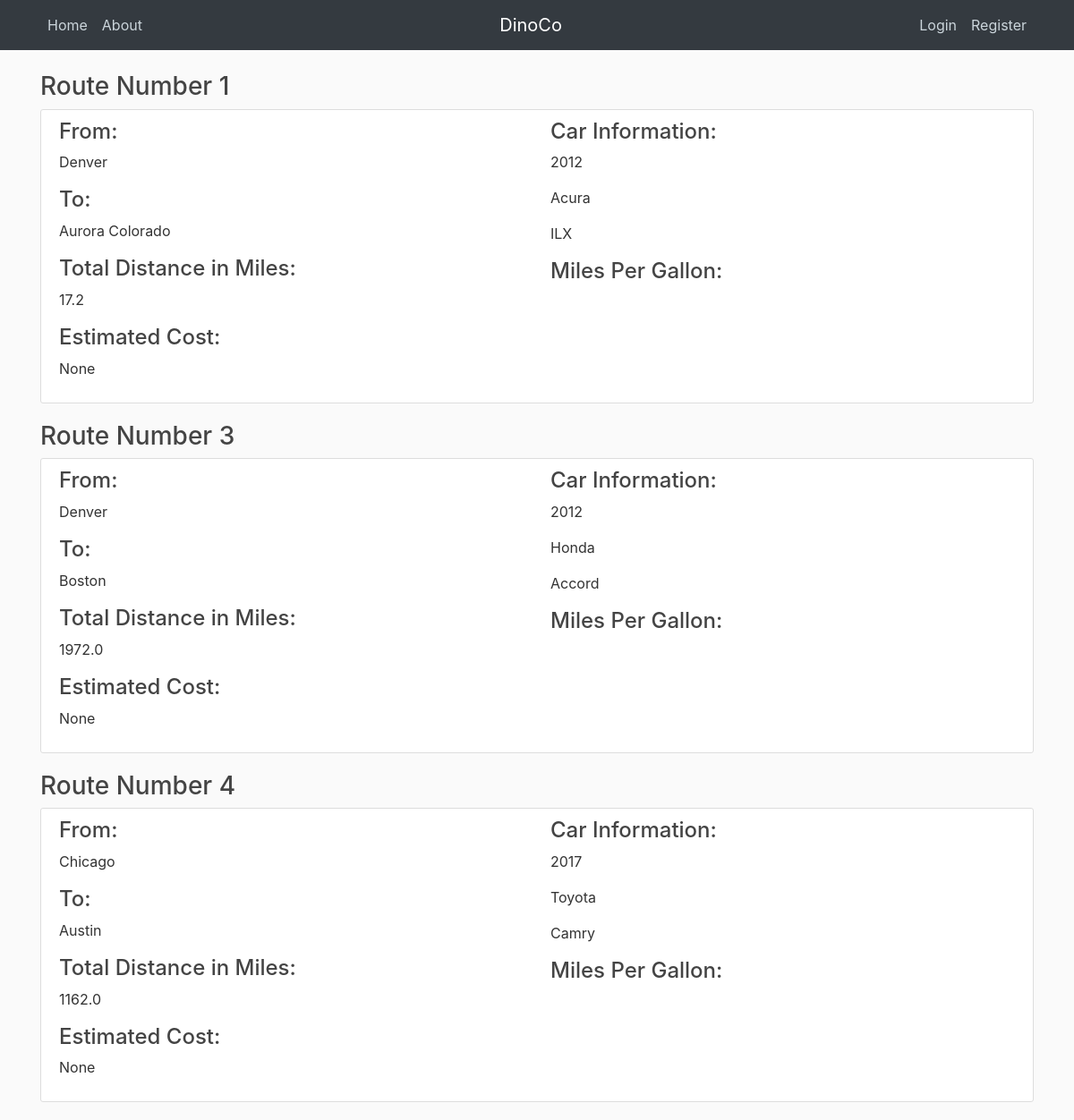
Page /home on the earlier database version.
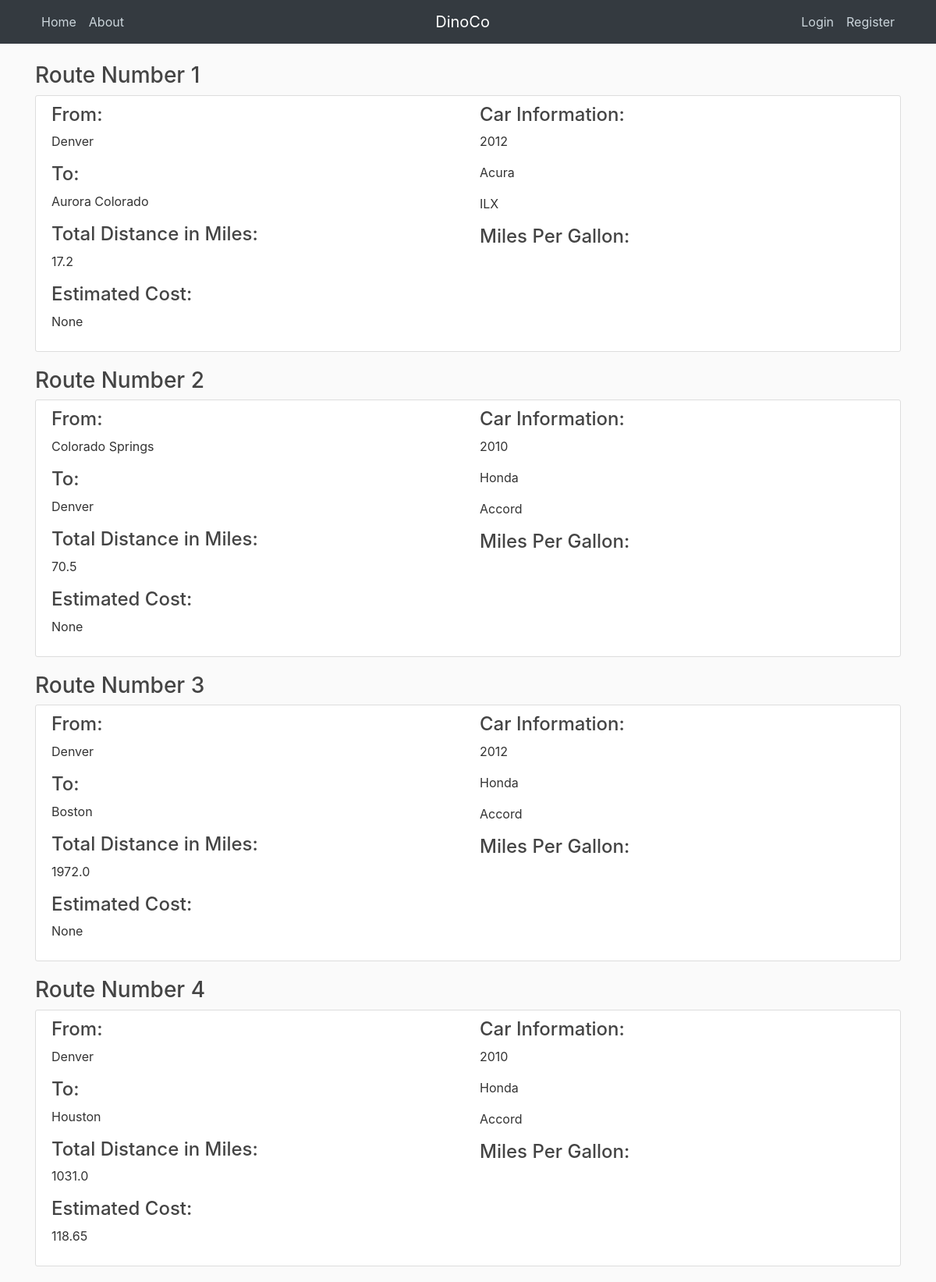
Same page on the later database version.
### travelapp/models.py (models this page shows, shortened)
class Routes(db.Model):
    id = db.Column(db.Integer, primary_key=True)
    start = db.Column(db.String(120), nullable=False)
    end = db.Column(db.String(120), nullable=False)
    make = db.Column(db.String(20), nullable=False)
    model = db.Column(db.String(20), nullable=False)
    year = db.Column(db.Integer, nullable=False)
    dist = db.Column(db.Float)
    cost = db.Column(db.Float)

### travelapp/routes.py (the view)
@app.route("/")
@app.route("/home")
def home():
    posts = Routes.query.all()
    return render_template('home.html', posts=posts)

### travelapp/templates/home.html (shortened to what this page needs)
{% extends "layout.html" %}
{% block content %}
{% for item in posts %}
<h3>
  Route Number {{item.id}}</h3>
  <article class="media content-section">
    <div class="media-body">
      <div class="row">
        <div class="col-md-6">
          <h4>From:</h4>
          <p class="article-content">{{ item.start }}</p>
          <h4>To:</h4>
          <p class="article-content">{{ item.end }}</p>
          <h4>Total Distance in Miles:</h4>
          <p class="article-content">{{ item.dist }}</p>
          <h4>Estimated Cost:</h4>
          <p class="article-content">{{ item.cost }}</p>
        </div>
        <div class="col-md-6">
          <h4>Car Information:</h4>
          <p class="article-content">{{ item.year }}</p>
          <p class="article-content">{{ item.make }}</p>
          <p class="article-content">{{ item.model }}</p>
          <h4>Miles Per Gallon:</h4>
        </div>
      </div>
    </div>
  </article>
  {% endfor %}
  {% endblock content %}

### travelapp/templates/layout.html (shortened to what this page needs)
<!DOCTYPE html>
<html>
<head>
  <link rel="stylesheet" href="https://maxcdn.bootstrapcdn.com/bootstrap/4.0.0/css/bootstrap.min.css">
  <link rel="stylesheet" type="text/css" href="{{ url_for('static', filename='main.css') }}">
</head>
<body>
  <header class="site-header">
    <nav class="navbar navbar-expand-md navbar-dark bg-dark fixed-top">
      <div class="container">
        <div class="collapse navbar-collapse" id="navbarToggle">
          <div class="navbar-nav mr-auto">
            <a class="nav-item nav-link" href="{{ url_for('home') }}">Home</a>
            <a class="nav-item nav-link" href="{{ url_for('about') }}">About</a>
          </div>
          <a class="navbar-brand mr-auto" href="/">DinoCo</a>
          <div class="navbar-nav">
            {% if current_user.is_authenticated %}
            <a class="nav-item nav-link" href="{{ url_for('new_route') }}">New Route</a>
            <a class="nav-item nav-link" href="{{ url_for('account') }}">Account</a>
            <a class="nav-item nav-link" href="{{ url_for('logout') }}">Logout</a>
            {% else %}
            <a class="nav-item nav-link" href="{{ url_for('login') }}">Login</a>
            <a class="nav-item nav-link" href="{{ url_for('register') }}">Register</a>
            {% endif %}
          </div>
        </div>
      </div>
    </nav>
  </header>
  <main role="main" class="container">
    <div class="row">
      <div class="col-md-12">
        {% block content %}{% endblock %}
      </div>
    </div>
  </main>
</body>
</html>

### travelapp/static/main.css (style rules this page uses)
body { background: #fafafa; color: #333333; margin-top: 5rem; }
h1, h2, h3, h4, h5, h6 { color: #444444; }
.site-header .navbar-nav .nav-link { color: #cbd5db; }
.content-section { background: #ffffff; padding: 10px 20px; border: 1px solid #dddddd; border-radius: 3px; margin-bottom: 20px; }
.article-content { white-space: pre-line; }

Differences in the rows shown:
added Routes: id "2", start "Colorado Springs", end "Denver", dist "70.5", cost "None", year "2010", make "Honda", model "Accord"
changed Routes id 4: start "Chicago" → "Denver"; end "Austin" → "Houston"; dist "1162.0" → "1031.0"; cost "None" → "118.65"; year "2017" → "2010"; make "Toyota" → "Honda"; model "Camry" → "Accord"
